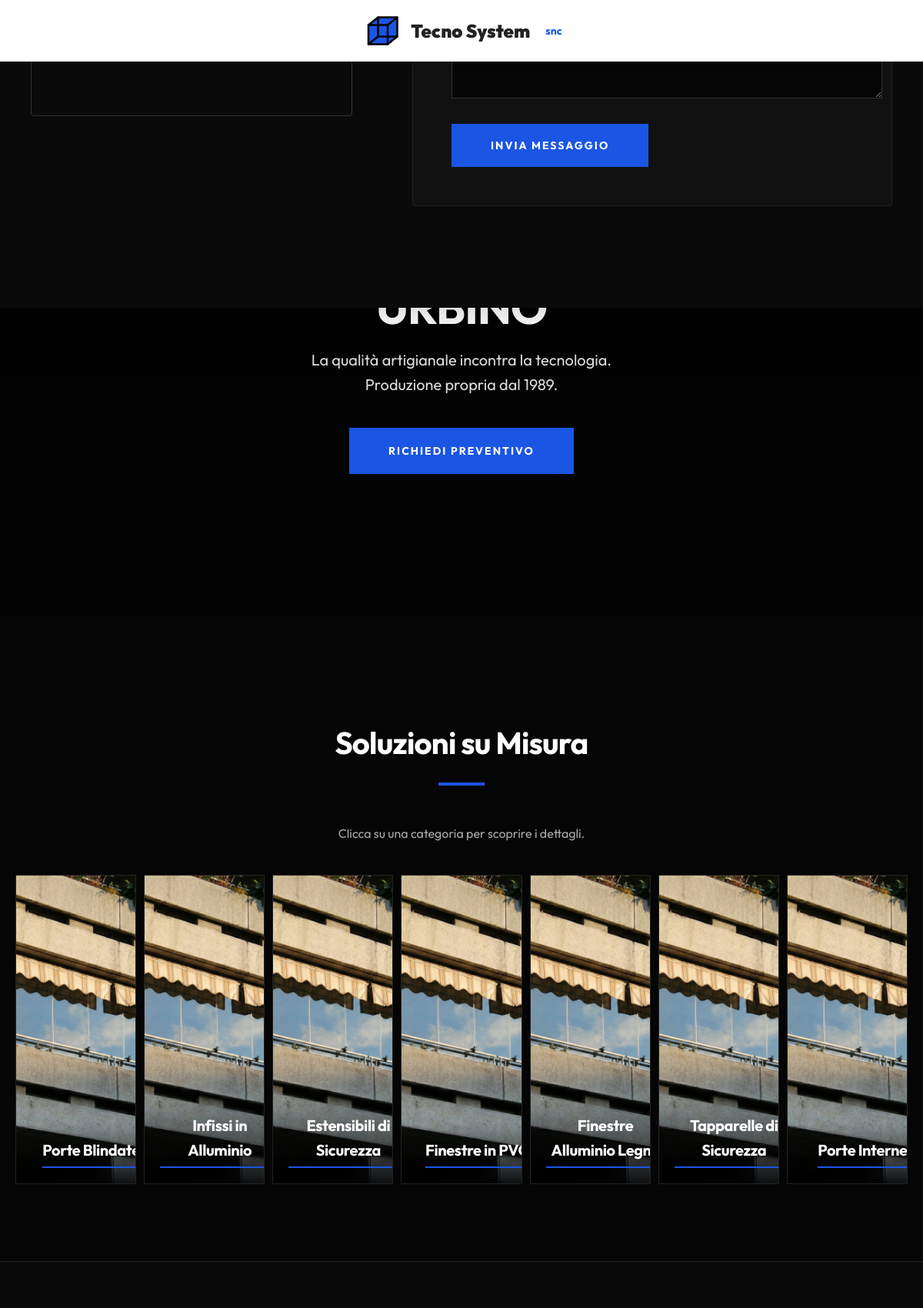
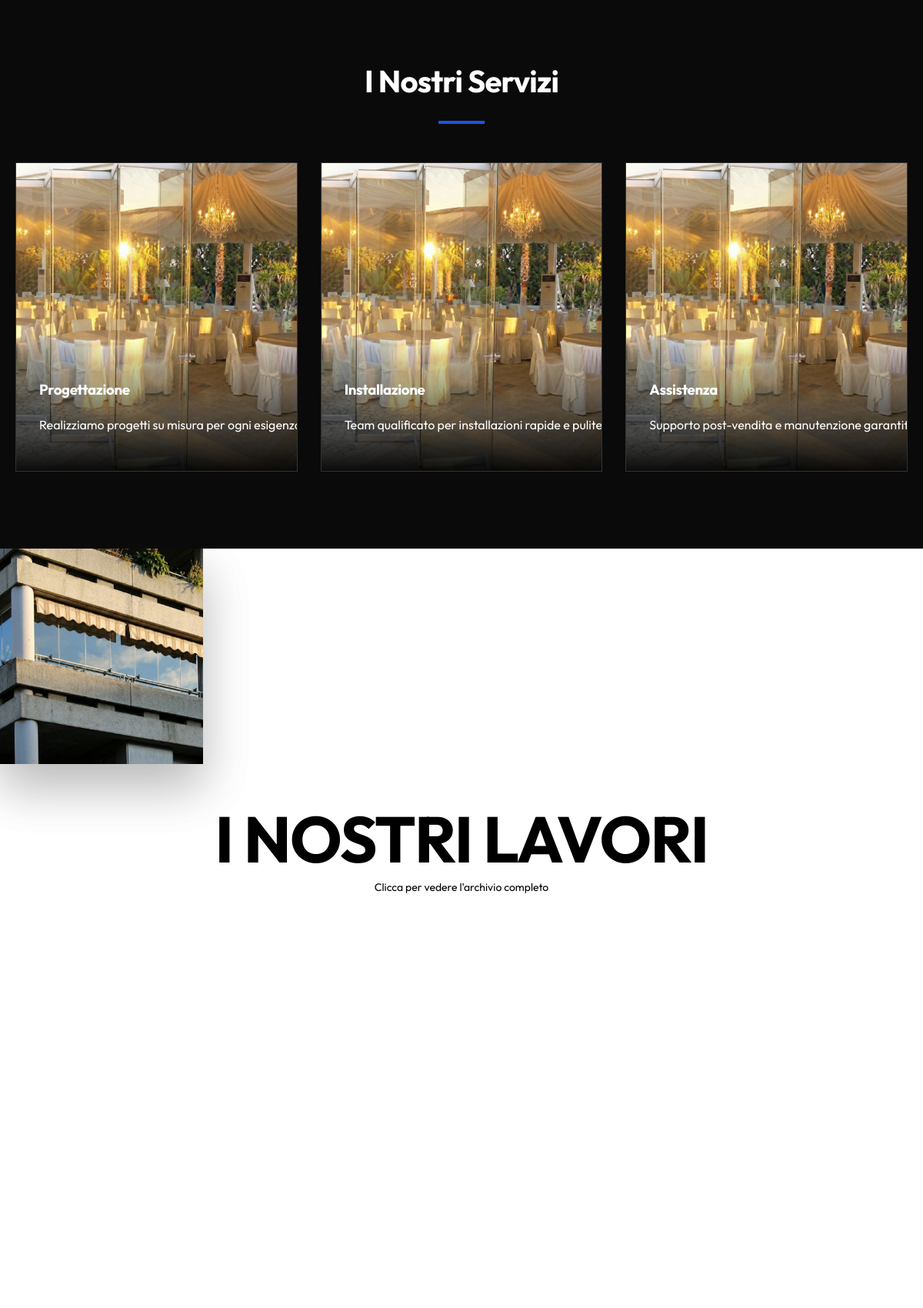
The page / (upper part) on the database its author committed (2 pictures, top to bottom).
### tables this page shows
CREATE TABLE products (
        id INTEGER PRIMARY KEY AUTOINCREMENT,
        category_id TEXT NOT NULL,  -- es: 'porte-blindate' (per collegarlo al JS)
        title TEXT NOT NULL,
        description TEXT,
        image_path TEXT,            -- Percorso della foto principale
        gallery_images TEXT         -- Percorso altre foto (separati da virgola o JSON)
    , is_visible INTEGER DEFAULT 1, sort_order INTEGER DEFAULT 0);

CREATE TABLE services (
        id INTEGER PRIMARY KEY AUTOINCREMENT,
        title TEXT NOT NULL,
        description TEXT,
        image_path TEXT,
        sort_order INTEGER DEFAULT 0,
        is_visible INTEGER DEFAULT 1
    );

CREATE TABLE gallery (
        id INTEGER PRIMARY KEY AUTOINCREMENT,
        image_path TEXT NOT NULL
    );

### index.php (the view, shortened to what this page needs)
<?php
try {
    $stmt = $pdo->query("SELECT * FROM products WHERE is_visible = 1 ORDER BY sort_order ASC");
    $all_products = $stmt->fetchAll(PDO::FETCH_ASSOC);
    function resolve_product_image($id, $image_path) {
        $defaults = [
            1 => 'photos/Porta 1.png',
            2 => 'photos/Finestra 1.png',
            3 => 'photos/Gazebo 1.png',
            4 => 'photos/Portafinestra 1.png',
            5 => 'photos/Finestra 1.png',
            6 => 'photos/Pergolati 1.png',
            7 => 'photos/Porta 1.png'
        ];
        return 'photos/placeholder.jpg';
    }
    function resolve_service_image($id, $image_path) {
        $defaults = [
            1 => 'photos/Finestra 1.png',
            2 => 'photos/Portafinestra 1.png',
            3 => 'photos/Porta 1.png'
        ];
        return 'photos/default_service.jpg';
    }
    function resolve_gallery_image($image_path) {
        $photo_map = [
            'Finestra 1' => 'photos/Finestra 1.png',
            'Gazebo 1' => 'photos/Gazebo 1.png',
            'Pergolati 1' => 'photos/Pergolati 1.png',
            'Porta 1' => 'photos/Porta 1.png',
            'Portafinestra 1' => 'photos/Portafinestra 1.png',
        ];
        return 'photos/placeholder.jpg';
    }
    try {
        $stmt_serv = $pdo->query("SELECT * FROM services ORDER BY id ASC");
    } catch (Exception $e) {
        $stmt_serv = $pdo->query("SELECT * FROM services");
    }
    $all_services = $stmt_serv->fetchAll(PDO::FETCH_ASSOC);
    $stmt_gal = $pdo->query("SELECT * FROM gallery ORDER BY id DESC");
    $general_gallery = $stmt_gal->fetchAll(PDO::FETCH_ASSOC);
} catch (PDOException $e) {
    $all_products = [];
    $all_services = [];
    $general_gallery = [];
}
?>
<!DOCTYPE html>
<html lang="it">
<head>
    <link rel="stylesheet" href="style.css">
</head>
<body>
    <div id="hero-fixed-background">
        <div class="overlay-scura"></div>
    </div>
    <header>
        <div class="container">
            <nav>
                <a href="index.php" class="logo">
                    Tecno System <span class="logo-suffix">snc</span>
                </a>
            </nav>
        </div>
    </header>
    <section class="hero" id="home">
        <div class="container hero-content">
            <h1>Infissi all'avanguardia<br>in tutta la provincia di Pesaro e Urbino</h1>
            <p>La qualità artigianale incontra la tecnologia.<br>Produzione propria dal 1989.</p>
            <a href="#contatti" class="btn">Richiedi Preventivo</a>
        </div>
    </section>
<div class="main-content-wrapper">
    <section class="solutions" id="prodotti">
        <div class="container" style="max-width: 98%;">
            <h2 class="section-title">Soluzioni su Misura</h2>
            <p class="intro-text" style="text-align: center; margin-bottom: 40px; color: #aaa;">
                Clicca su una categoria per scoprire i dettagli.
            </p>
            <div class="solutions-grid">
                <?php foreach ($all_products as $product): ?>
                    <?php
                        $p_id = $product['id'];
                        $img_path = resolve_product_image($product['id'], $product['image_path']);
                        $title = htmlspecialchars($product['title']);
                    ?>
                    <div class="solution-card" data-id="<?= $p_id ?>">
                        <div class="solution-bg" style="background-image: url('<?= $img_path ?>');"></div>
                        <div class="solution-content">
                            <h3><?= $title ?></h3>
                        </div>
                    </div>
                <?php endforeach; ?>
            </div>
        </div>
    </section>
    <section class="services" id="servizi">
        <div class="container">
            <h2 class="section-title">I Nostri Servizi</h2>
            <div class="services-grid">
                <?php foreach ($all_services as $s): ?>
                    <?php
                        $bg_img = resolve_service_image($s['id'], $s['image_path']);
                    ?>
                    <div class="service-card">
                        <div class="service-bg" style="background-image: url('<?= $bg_img ?>');"></div>
                        <div class="service-content">
                            <h3><?= htmlspecialchars($s['title']) ?></h3>
                            <p><?= nl2br(htmlspecialchars($s['description'])) ?></p>
                        </div>
                    </div>
                <?php endforeach; ?>
            </div>
        </div>
    </section>
    <section class="gallery-pinned-section" id="gallery">
        <div class="gallery-sticky-wrapper">
            <div class="gallery-center-title">
                <h2 id="open-full-gallery" style="cursor: pointer;">I Nostri Lavori</h2>
                <p style="color: #000000; font-size: 14px; margin-top: 10px;">Clicca per vedere l'archivio completo</p>
            </div>
            <div class="gallery-moving-images">
                <?php
                if (!empty($general_gallery)) {
                    $i = 0;
                    foreach ($general_gallery as $row):
                        $path = resolve_gallery_image($row['image_path']);
                        $layers = ['layer-front', 'layer-mid', 'layer-back'];
                        $current_layer = $layers[$i % 3];
                        $i++;
                        $speed = 0.8 + (rand(1, 4) / 10);
                    ?>
                        <div class="pinned-image <?= $current_layer ?>" data-speed="<?= $speed ?>">
                            <img src="<?= htmlspecialchars($path) ?>" alt="Project">
                        </div>
                    <?php endforeach;
                }
                ?>
            </div>
        </div>
    </section>
    <section class="contact-section" id="contatti">
        <div class="container">
            <div class="contact-grid">
                <div class="contact-info-col">
                </div>
                <div class="contact-form-col">
                    <form class="contact-form" id="contactForm">
                        <div class="form-group"><label for="messaggio">Messaggio</label><textarea id="messaggio" name="messaggio" rows="5" placeholder="Descrivi il tuo progetto..." required></textarea></div>
                        <button type="submit" class="btn btn-full">Invia Messaggio</button>
                    </form>
                </div>
            </div>
        </div>
    </section>
</div>
</body>
</html>

### rows shown on the page
products: title "Porte…"
products: title "Infissi in Alluminio"
products: title "Estensibili di Sicurezza"
products: title "Finestre in…"
products: title "Finestre Alluminio…"
products: title "Tapparelle di Sicurezza"
products: title "Porte Interne"
services: title "Progettazione", description "Realizziamo progetti su misura per ogni…"
services: title "Installazione", description "Team qualificato per installazioni rapide e…"
services: title "Assistenza", description "Supporto post-vendita e manutenzione…"
